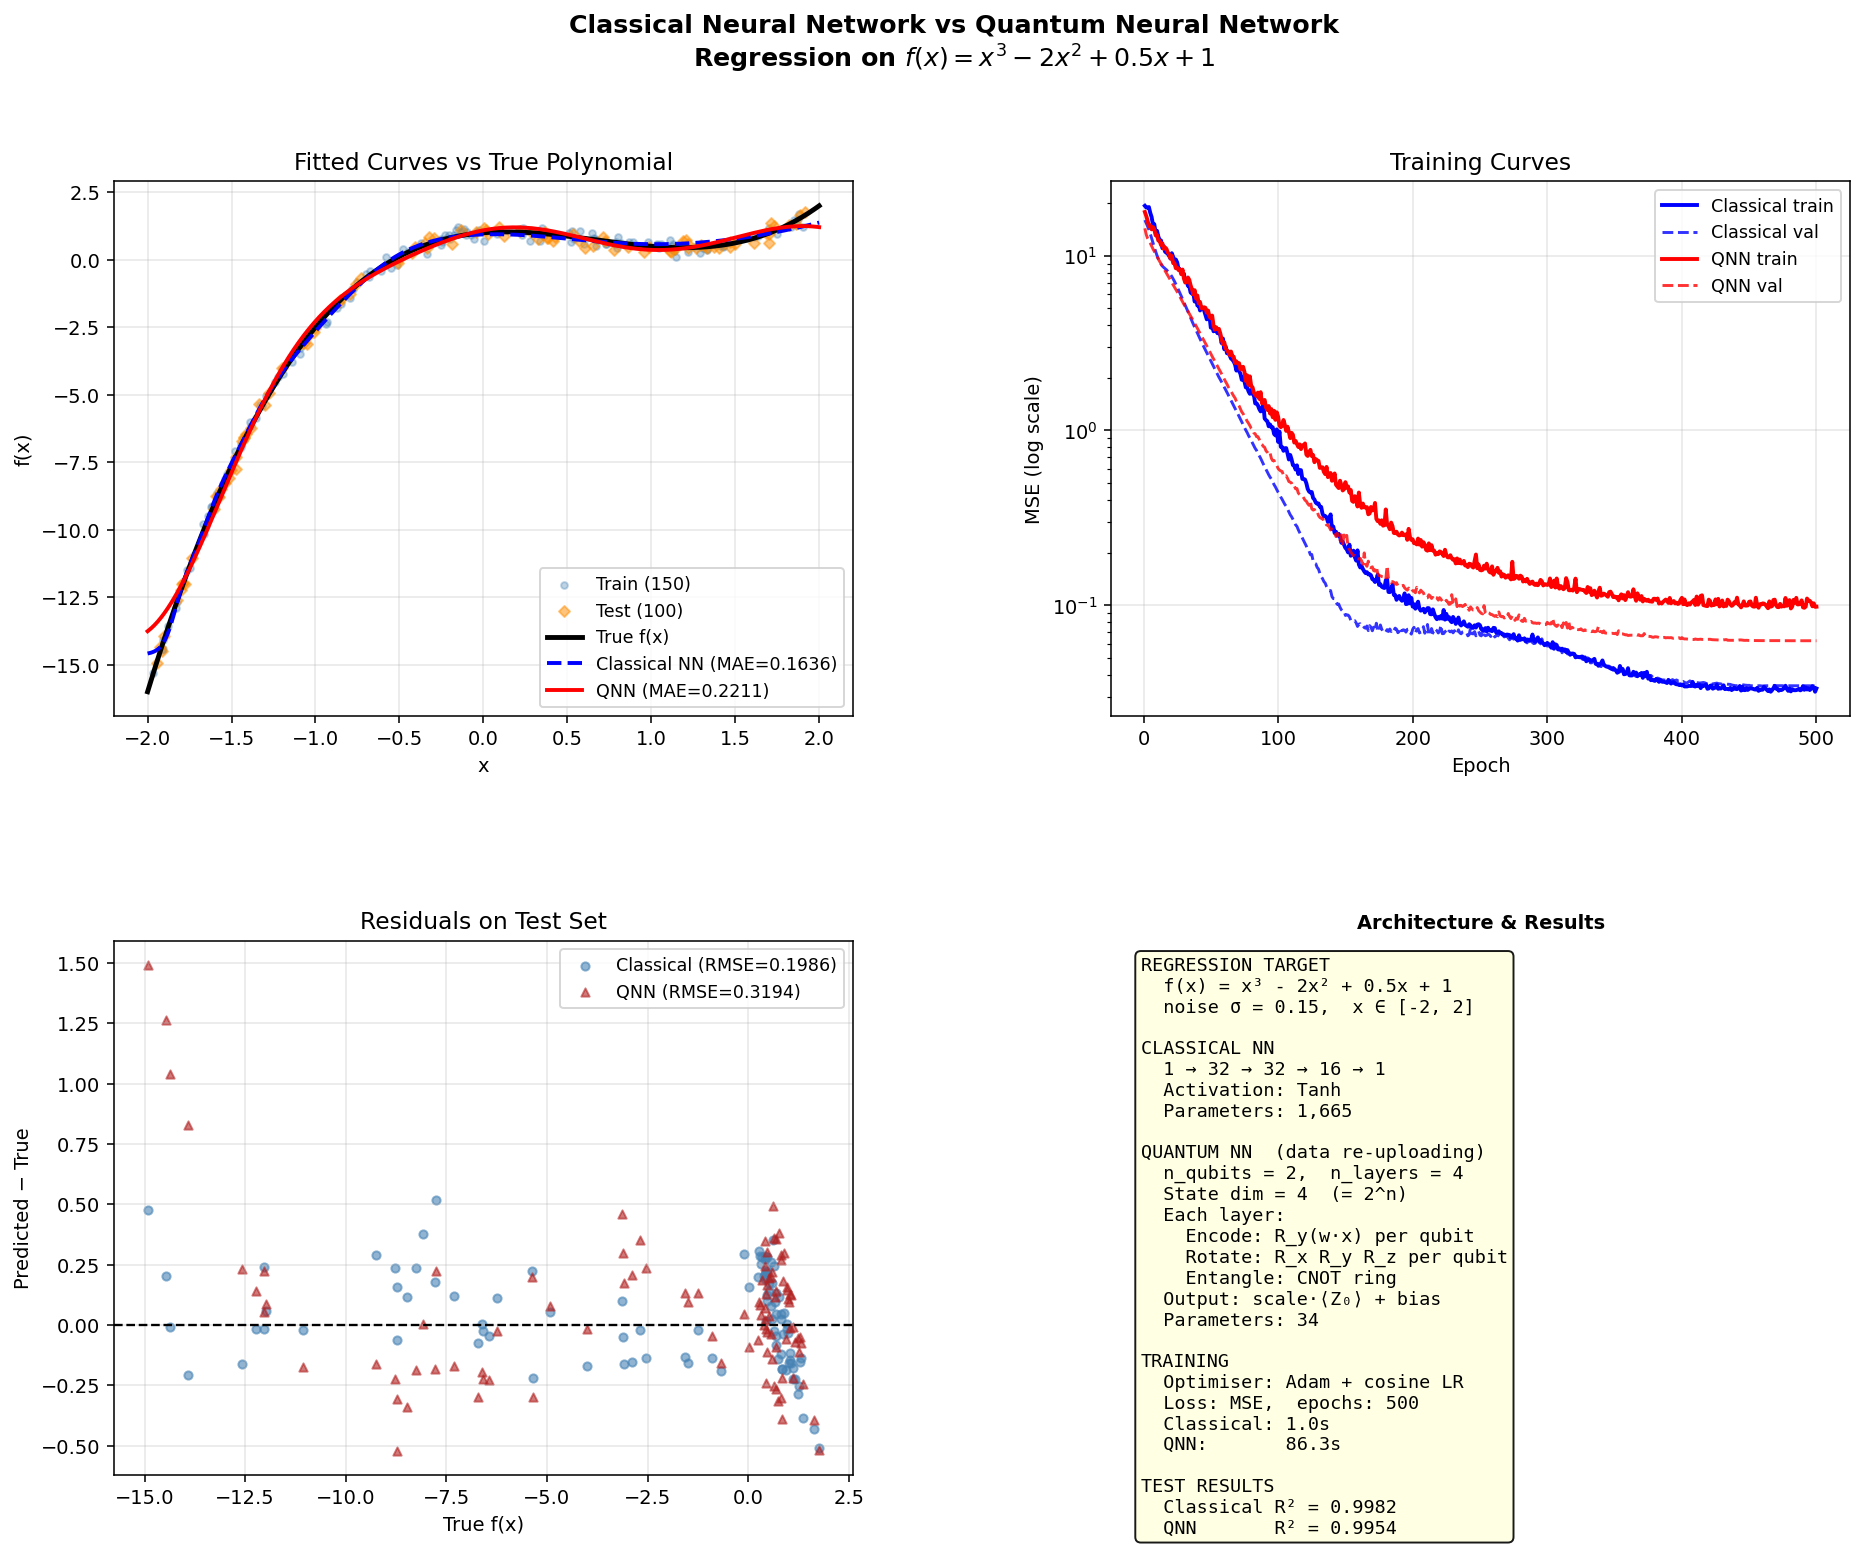

Python code for this plot:
#!/usr/bin/env python3
"""
Classical Neural Network vs Quantum Neural Network
===================================================
Pure PyTorch — no PennyLane, Qiskit, or any quantum library.

Task
----
Regression on the noisy polynomial

    f(x) = x³ - 2x² + 0.5x + 1  +  ε,    ε ~ N(0, 0.15²),  x ∈ [-2, 2]

Both models are trained with the same data split, loss (MSE), and optimiser
(Adam) so the comparison is fair.

Classical NN
------------
Standard MLP:  1 → 32 → 32 → 16 → 1
Activation: Tanh throughout (smooth, bounded — natural for bounded regression).

Quantum Neural Network (QNN)
-----------------------------
A variational quantum circuit simulated entirely in PyTorch matrix algebra.
No quantum libraries are used: gates are explicit 2×2 (and 4×4) complex
matrices, state evolution is matrix-vector multiplication, and the computation
graph carries gradients through all rotation angles via torch.autograd.

Architecture: data re-uploading (Pérez-Salinas et al. 2020).
  • n_qubits = 2, n_layers = 4
  • Each layer:
      1. Encode x → R_y(x * w_enc) on every qubit   (trainable scale w_enc)
      2. Trainable R_x(θ), R_y(φ), R_z(λ) on every qubit
      3. CNOT entanglement layer (fixed, qubit 0 → qubit 1)
  • Output: ⟨Z₀⟩ = expectation value of Pauli-Z on qubit 0, scaled by a
    trainable scalar and shifted by a trainable bias.

Re-uploading makes the input appear at every layer, which is known to give
single- and two-qubit circuits the expressibility of a Fourier series, making
them universal approximators for 1-D functions.

Contents
--------
  §1   Data generation
  §2   Classical neural network
  §3   Quantum gate library (pure PyTorch)
  §4   Quantum neural network
  §5   Shared training loop
  §6   Training both models
  §7   Evaluation and comparison
  §8   Visualisation (4-panel figure)
"""

import math
import time
import numpy as np
import torch
import torch.nn as nn
import torch.optim as optim
import matplotlib.pyplot as plt
import matplotlib.gridspec as gridspec

# ── reproducibility ───────────────────────────────────────────────────────────
torch.manual_seed(42)
np.random.seed(42)
device = torch.device("cuda" if torch.cuda.is_available() else "cpu")
print(f"Device         : {device}")
print(f"PyTorch version: {torch.__version__}")

SEP = "=" * 68

# =============================================================================
# §1 — DATA GENERATION
# =============================================================================

def true_function(x: np.ndarray) -> np.ndarray:
    """Target polynomial  f(x) = x³ - 2x² + 0.5x + 1."""
    return x**3 - 2.0*x**2 + 0.5*x + 1.0


N_TRAIN  = 150
N_VAL    = 50
N_TEST   = 100
NOISE_SD = 0.15
X_LOW, X_HIGH = -2.0, 2.0

rng = np.random.default_rng(42)

x_all = rng.uniform(X_LOW, X_HIGH, N_TRAIN + N_VAL + N_TEST)
y_all = true_function(x_all) + rng.normal(0, NOISE_SD, len(x_all))

x_tr = x_all[:N_TRAIN];   y_tr = y_all[:N_TRAIN]
x_va = x_all[N_TRAIN:N_TRAIN+N_VAL];   y_va = y_all[N_TRAIN:N_TRAIN+N_VAL]
x_te = x_all[N_TRAIN+N_VAL:];          y_te = y_all[N_TRAIN+N_VAL:]

# Normalise input to [-1, 1] — important for both NN and QNN
x_mean = (X_LOW + X_HIGH) / 2
x_std  = (X_HIGH - X_LOW) / 2

def normalise(x): return (x - x_mean) / x_std

def to_tensor(x, y):
    xt = torch.tensor(normalise(x), dtype=torch.float32).unsqueeze(1).to(device)
    yt = torch.tensor(y,            dtype=torch.float32).unsqueeze(1).to(device)
    return xt, yt

X_tr, Y_tr = to_tensor(x_tr, y_tr)
X_va, Y_va = to_tensor(x_va, y_va)
X_te, Y_te = to_tensor(x_te, y_te)

# Dense grid for plotting the learned function
x_plot   = np.linspace(X_LOW, X_HIGH, 400)
y_exact  = true_function(x_plot)
X_plot_t = torch.tensor(normalise(x_plot), dtype=torch.float32).unsqueeze(1).to(device)

print(f"\nDataset:  {N_TRAIN} train | {N_VAL} val | {N_TEST} test")
print(f"Target:   f(x) = x³ - 2x² + 0.5x + 1,  noise σ = {NOISE_SD}")
print(f"Input normalised to [-1, 1]")

# =============================================================================
# §2 — CLASSICAL NEURAL NETWORK
# =============================================================================

class ClassicalNN(nn.Module):
    """
    Standard MLP regressor:  1 → 32 → 32 → 16 → 1.

    Architecture choices:
    - Tanh activations: smooth and bounded, well-suited to a bounded
      regression target; avoids the dying-neuron issue of ReLU on small data.
    - Width 32/32/16: enough capacity for a degree-3 polynomial without
      over-parameterisation on 150 training points.
    - No BatchNorm: unnecessary overhead on such a small dataset.

    Parameters: 1×32 + 32 + 32×32 + 32 + 32×16 + 16 + 16×1 + 1 = 1649
    """
    def __init__(self, hidden: tuple = (32, 32, 16)):
        super().__init__()
        layers = []
        d_in = 1
        for h in hidden:
            layers.append(nn.Linear(d_in, h))
            layers.append(nn.Tanh())
            d_in = h
        layers.append(nn.Linear(d_in, 1))
        self.net = nn.Sequential(*layers)

    def forward(self, x: torch.Tensor) -> torch.Tensor:
        return self.net(x)   # (batch, 1)


classical_model = ClassicalNN().to(device)
n_classical = sum(p.numel() for p in classical_model.parameters()
                  if p.requires_grad)
print(f"\nClassical NN parameters: {n_classical:,}")
print(classical_model)

# =============================================================================
# §3 — QUANTUM GATE LIBRARY  (pure PyTorch, no quantum libraries)
# =============================================================================
#
# Every quantum gate is a matrix multiply on the full state vector.
# For n qubits the state lives in C^(2^n).
#
# Single-qubit rotation gates:
#   R_x(θ) = [[cos(θ/2),  -i sin(θ/2)],
#              [-i sin(θ/2),  cos(θ/2)]]
#   R_y(φ) = [[cos(φ/2), -sin(φ/2)],
#              [sin(φ/2),  cos(φ/2)]]
#   R_z(λ) = [[exp(-iλ/2), 0         ],
#              [0,           exp(iλ/2)]]
#
# Two-qubit CNOT (control=0, target=1):
#   [[1,0,0,0],
#    [0,1,0,0],
#    [0,0,0,1],
#    [0,0,1,0]]
#
# Applying a single-qubit gate G to qubit k of an n-qubit system:
#   Full matrix = I ⊗...⊗ G ⊗...⊗ I   (G at position k)
# implemented via Kronecker products.

def rx(theta: torch.Tensor) -> torch.Tensor:
    """R_x(θ): rotation around X-axis by angle θ.  Returns (2,2) complex tensor."""
    c = torch.cos(theta / 2)
    s = torch.sin(theta / 2)
    zero = torch.zeros_like(c)
    return torch.stack([
        torch.stack([c,              -1j * s], dim=-1),
        torch.stack([-1j * s,        c      ], dim=-1),
    ], dim=-2)   # (..., 2, 2)


def ry(phi: torch.Tensor) -> torch.Tensor:
    """R_y(φ): rotation around Y-axis by angle φ.  Returns (2,2) complex tensor."""
    c = torch.cos(phi / 2)
    s = torch.sin(phi / 2)
    return torch.stack([
        torch.stack([c,   -s], dim=-1),
        torch.stack([s,    c], dim=-1),
    ], dim=-2)


def rz(lam: torch.Tensor) -> torch.Tensor:
    """R_z(λ): rotation around Z-axis by angle λ.  Returns (2,2) complex tensor."""
    e_neg = torch.exp(-0.5j * lam)
    e_pos = torch.exp( 0.5j * lam)
    zero  = torch.zeros_like(lam)
    return torch.stack([
        torch.stack([e_neg, zero ], dim=-1),
        torch.stack([zero,  e_pos], dim=-1),
    ], dim=-2)


def kron2(A: torch.Tensor, B: torch.Tensor) -> torch.Tensor:
    """
    Kronecker (tensor) product of two 2-D matrices A (m×n) and B (p×q).
    Returns (mp × nq) matrix.
    """
    m, n = A.shape
    p, q = B.shape
    return (A.unsqueeze(1).unsqueeze(3)
             * B.unsqueeze(0).unsqueeze(2)).reshape(m*p, n*q)


def single_qubit_gate_full(gate: torch.Tensor,
                            qubit: int,
                            n_qubits: int) -> torch.Tensor:
    """
    Embed a (2,2) single-qubit gate into the full 2^n_qubits space.

    Constructs  I ⊗ ... ⊗ gate ⊗ ... ⊗ I
    where gate acts on `qubit` (0 = most significant).
    """
    I2   = torch.eye(2, dtype=gate.dtype, device=gate.device)
    mats = [gate if k == qubit else I2 for k in range(n_qubits)]
    out  = mats[0]
    for m in mats[1:]:
        out = kron2(out, m)
    return out   # (2^n, 2^n)


def cnot_gate(n_qubits: int,
              control: int,
              target: int,
              device_: torch.device) -> torch.Tensor:
    """
    CNOT gate in the full 2^n_qubits space.

    Built by explicit projection: act on |ctrl=0> subspace as identity
    and on |ctrl=1> subspace as X on the target qubit.
    """
    dim = 2 ** n_qubits
    U   = torch.zeros(dim, dim, dtype=torch.complex64, device=device_)
    for state in range(dim):
        bits  = [(state >> (n_qubits - 1 - k)) & 1 for k in range(n_qubits)]
        if bits[control] == 0:
            U[state, state] = 1.0          # identity when control = 0
        else:
            # Flip target bit
            new_bits = bits.copy()
            new_bits[target] = 1 - new_bits[target]
            new_state = sum(b << (n_qubits - 1 - k)
                            for k, b in enumerate(new_bits))
            U[new_state, state] = 1.0      # X on target when control = 1
    return U

# =============================================================================
# §4 — QUANTUM NEURAL NETWORK  (data re-uploading architecture)
# =============================================================================
#
# Architecture (Pérez-Salinas et al. 2020, "Data re-uploading for a
# universal quantum classifier", Quantum 4, 226):
#
#   |0⟩^⊗n
#    │
#    ├── Layer 1:  Encode(x)  →  Rotate(θ₁)  →  Entangle
#    ├── Layer 2:  Encode(x)  →  Rotate(θ₂)  →  Entangle
#    │   ...
#    └── Layer L:  Encode(x)  →  Rotate(θ_L)  →  Entangle
#    │
#    └── Measure ⟨Z₀⟩  →  scale * ⟨Z₀⟩ + bias
#
# Encode(x):   R_y(w_enc_k * x) on each qubit k
#              (w_enc_k are trainable encoding weights)
# Rotate(θ):   R_x(θ_k) R_y(φ_k) R_z(λ_k) on each qubit k
# Entangle:    CNOT(0 → 1), CNOT(1 → 0)  (ring topology for n=2)
#
# The output is the expectation value ⟨ψ|Z⊗I|ψ⟩, where Z = diag(1,-1).
# A trainable scale and bias map this from [-1,1] to the target range.
#
# Why data re-uploading?
# A quantum circuit with fixed input encoding is a linear function of the
# state amplitudes after the final layer — thus a polynomial of fixed degree.
# Re-uploading the input at every layer increases the effective Fourier degree
# and makes the circuit a universal approximator.

class QuantumLayer(nn.Module):
    """
    One layer of the variational quantum circuit:
        Encode(x) → Rotate → Entangle

    Parameters (all real, trainable):
      enc_weights : (n_qubits,)   scaling of x before R_y encoding
      rx_weights  : (n_qubits,)   R_x rotation angles
      ry_weights  : (n_qubits,)   R_y rotation angles
      rz_weights  : (n_qubits,)   R_z rotation angles
    """

    def __init__(self, n_qubits: int):
        super().__init__()
        self.n_qubits = n_qubits

        # Encoding weights — initialised near 1 so encoding ≈ R_y(x)
        self.enc_weights = nn.Parameter(torch.ones(n_qubits) +
                                        0.1 * torch.randn(n_qubits))
        # Variational angles — initialised near 0
        self.rx_weights  = nn.Parameter(0.1 * torch.randn(n_qubits))
        self.ry_weights  = nn.Parameter(0.1 * torch.randn(n_qubits))
        self.rz_weights  = nn.Parameter(0.1 * torch.randn(n_qubits))

    def forward(self,
                psi: torch.Tensor,
                x:   torch.Tensor) -> torch.Tensor:
        """
        Apply one circuit layer to the state batch.

        Parameters
        ----------
        psi : (batch, 2^n_qubits)  complex state vector
        x   : (batch, 1)           scalar input (normalised)

        Returns
        -------
        psi_out : (batch, 2^n_qubits)  updated state
        """
        B = psi.shape[0]
        n = self.n_qubits

        # ── Encoding gate: R_y(w_enc_k * x) on each qubit ────────────────
        # enc_angles[b, k] = w_enc_k * x[b]
        enc_angles = x * self.enc_weights.unsqueeze(0)  # (B, n)
        for k in range(n):
            G    = ry(enc_angles[:, k])   # (B, 2, 2)
            Gfull = torch.stack([
                single_qubit_gate_full(G[b].to(psi.dtype), k, n)
                for b in range(B)
            ])  # (B, 2^n, 2^n)
            psi = torch.bmm(Gfull, psi.unsqueeze(-1)).squeeze(-1)

        # ── Variational gates: R_x R_y R_z on each qubit ─────────────────
        for k in range(n):
            for angle, gate_fn in [
                (self.rx_weights[k], rx),
                (self.ry_weights[k], ry),
                (self.rz_weights[k], rz),
            ]:
                G     = gate_fn(angle.unsqueeze(0).expand(B))  # (B, 2, 2)
                Gfull = torch.stack([
                    single_qubit_gate_full(G[b].to(psi.dtype), k, n)
                    for b in range(B)
                ])
                psi = torch.bmm(Gfull, psi.unsqueeze(-1)).squeeze(-1)

        # ── Entanglement: CNOT ring ───────────────────────────────────────
        # Precompute CNOT (constant, no gradient needed)
        if not hasattr(self, '_cnot_cache') or self._cnot_cache.device != psi.device:
            # ring: 0→1, then 1→0 for n=2
            cnot_01 = cnot_gate(n, 0, 1, psi.device)
            cnot_10 = cnot_gate(n, 1, 0, psi.device)
            self._cnot_cache = cnot_10 @ cnot_01   # combined (2^n, 2^n)

        C   = self._cnot_cache.to(psi.dtype)
        psi = (C @ psi.unsqueeze(-1)).squeeze(-1)  # broadcast over batch

        return psi


class QNN(nn.Module):
    """
    Variational Quantum Neural Network (data re-uploading).

    Architecture: n_qubits=2, n_layers=4.
    Input:  scalar x ∈ [-1, 1]
    Output: scale * ⟨Z₀⟩ + bias   (scalar regression output)

    State initialisation: |0...0⟩ = [1, 0, 0, ..., 0]ᵀ

    Measurement:
      ⟨Z₀⟩ = ⟨ψ|Z⊗I|ψ⟩ = Σ_{s: bit0(s)=0} |ψ_s|² - Σ_{s: bit0(s)=1} |ψ_s|²
      where bit0(s) is the most-significant bit of the basis state index s.

    Parameters per layer: n_qubits * 4 (enc + rx + ry + rz)
    Total trainable: n_layers * n_qubits * 4 + 2 (scale, bias)

    Notes on differentiability
    --------------------------
    All rotation angles are torch.nn.Parameter objects.  The gate matrices
    are constructed from these parameters via torch.cos/sin/exp, so
    autograd traces through the entire circuit.  The CNOT gate is a constant
    matrix (no parameters), so it only contributes a linear map in the graph.
    """

    def __init__(self, n_qubits: int = 2, n_layers: int = 4):
        super().__init__()
        self.n_qubits = n_qubits
        self.dim      = 2 ** n_qubits

        self.layers = nn.ModuleList([
            QuantumLayer(n_qubits) for _ in range(n_layers)
        ])

        # Output scaling: map ⟨Z₀⟩ ∈ [-1,1] to the target range
        self.scale = nn.Parameter(torch.tensor(1.0))
        self.bias  = nn.Parameter(torch.tensor(0.0))

        # Pauli-Z expectation operator on qubit 0:
        # Z₀ = Z ⊗ I = diag(+1, +1, -1, -1) for 2 qubits
        Z0 = torch.ones(self.dim)
        for s in range(self.dim):
            msb = (s >> (n_qubits - 1)) & 1
            if msb == 1:
                Z0[s] = -1.0
        self.register_buffer('Z0', Z0)

    def forward(self, x: torch.Tensor) -> torch.Tensor:
        """
        Parameters
        ----------
        x : (batch, 1)  normalised scalar input

        Returns
        -------
        out : (batch, 1)  regression output
        """
        B = x.shape[0]

        # Initialise all states to |0...0⟩
        psi = torch.zeros(B, self.dim, dtype=torch.complex64, device=x.device)
        psi[:, 0] = 1.0   # |00⟩ = basis vector 0

        # Apply layers
        for layer in self.layers:
            psi = layer(psi, x)

        # Measure ⟨Z₀⟩ = Σ_s Z0[s] |ψ_s|²
        probs    = psi.abs().pow(2)                       # (B, dim)
        exp_Z0   = (probs * self.Z0.unsqueeze(0)).sum(1)  # (B,)

        return (self.scale * exp_Z0 + self.bias).unsqueeze(1)  # (B, 1)


qnn_model = QNN(n_qubits=2, n_layers=4).to(device)
n_qnn     = sum(p.numel() for p in qnn_model.parameters() if p.requires_grad)
print(f"\nQNN trainable parameters: {n_qnn:,}")
print(f"  n_qubits = {qnn_model.n_qubits},  n_layers = {len(qnn_model.layers)}")
print(f"  State dimension = {qnn_model.dim}  (= 2^{qnn_model.n_qubits})")
print(f"  Parameters: {len(qnn_model.layers)} layers × "
      f"{qnn_model.n_qubits} qubits × 4 angles + 2 output = {n_qnn}")

# =============================================================================
# §5 — SHARED TRAINING LOOP
# =============================================================================

def train(model: nn.Module,
          X_tr: torch.Tensor,
          Y_tr: torch.Tensor,
          X_va: torch.Tensor,
          Y_va: torch.Tensor,
          epochs: int = 500,
          lr: float = 1e-3,
          batch_size: int = 32,
          label: str = '') -> dict:
    """
    Adam + cosine annealing LR + gradient clipping.

    Both models share this function for a fair comparison.
    The QNN uses a smaller batch size (32) because its forward pass
    involves a batch of (2^n × 2^n) matrix multiplications — more
    expensive per sample than the classical NN.

    Returns
    -------
    history : dict with 'train_mse', 'val_mse', 'wall_s'
    """
    optimizer = optim.Adam(model.parameters(), lr=lr)
    scheduler = optim.lr_scheduler.CosineAnnealingLR(optimizer, T_max=epochs)
    criterion = nn.MSELoss()
    n         = X_tr.shape[0]
    history   = {'train_mse': [], 'val_mse': []}
    t0        = time.time()

    for ep in range(1, epochs + 1):
        model.train()
        perm     = torch.randperm(n, device=device)
        ep_loss  = 0.0
        n_batches = 0
        for start in range(0, n, batch_size):
            bi   = perm[start:start + batch_size]
            pred = model(X_tr[bi])
            loss = criterion(pred, Y_tr[bi])
            optimizer.zero_grad(set_to_none=True)
            loss.backward()
            nn.utils.clip_grad_norm_(model.parameters(), 1.0)
            optimizer.step()
            ep_loss  += loss.item()
            n_batches += 1
        scheduler.step()
        history['train_mse'].append(ep_loss / n_batches)

        # Validation
        model.eval()
        with torch.no_grad():
            val_mse = criterion(model(X_va), Y_va).item()
        history['val_mse'].append(val_mse)

        if ep % 100 == 0 or ep == 1:
            print(f"  [{label}] ep {ep:4d}/{epochs}  "
                  f"train MSE={history['train_mse'][-1]:.5f}  "
                  f"val MSE={val_mse:.5f}  "
                  f"lr={scheduler.get_last_lr()[0]:.2e}")

    elapsed = time.time() - t0
    history['wall_s'] = elapsed
    print(f"  Wall time: {elapsed:.1f}s")
    return history

# =============================================================================
# §6 — TRAINING
# =============================================================================

print(f"\n{SEP}")
print("TRAINING CLASSICAL NN")
print(SEP)
classical_history = train(
    classical_model, X_tr, Y_tr, X_va, Y_va,
    epochs=500, lr=1e-3, batch_size=32, label='ClassNN'
)

print(f"\n{SEP}")
print("TRAINING QUANTUM NN")
print(SEP)
print("  Note: forward pass simulates a quantum circuit via matrix algebra.")
print("  Gradients flow through rotation angles via torch.autograd.")
qnn_history = train(
    qnn_model, X_tr, Y_tr, X_va, Y_va,
    epochs=500, lr=1e-2, batch_size=32, label='QNN'
)

# =============================================================================
# §7 — EVALUATION
# =============================================================================

print(f"\n{SEP}")
print("EVALUATION ON TEST SET")
print(SEP)

criterion = nn.MSELoss()
classical_model.eval()
qnn_model.eval()

with torch.no_grad():
    class_pred_te = classical_model(X_te).cpu().numpy().flatten()
    qnn_pred_te   = qnn_model(X_te).cpu().numpy().flatten()
    y_te_np       = Y_te.cpu().numpy().flatten()

    class_pred_plot = classical_model(X_plot_t).cpu().numpy().flatten()
    qnn_pred_plot   = qnn_model(X_plot_t).cpu().numpy().flatten()

def metrics(pred, true):
    mse  = float(np.mean((pred - true)**2))
    mae  = float(np.mean(np.abs(pred - true)))
    r2   = float(1 - np.sum((pred-true)**2) / np.sum((true-true.mean())**2))
    return dict(MSE=mse, RMSE=math.sqrt(mse), MAE=mae, R2=r2)

cm = metrics(class_pred_te, y_te_np)
qm = metrics(qnn_pred_te,   y_te_np)

print(f"\n{'Model':<22s}  {'MSE':>8s}  {'RMSE':>8s}  {'MAE':>8s}  "
      f"{'R²':>6s}  {'Params':>8s}  {'Time':>8s}")
print("-" * 80)
for name, m, n_par, t in [
        ('Classical NN', cm, n_classical, classical_history['wall_s']),
        ('QNN (n=2, L=4)', qm, n_qnn,   qnn_history['wall_s'])]:
    print(f"{name:<22s}  {m['MSE']:>8.5f}  {m['RMSE']:>8.5f}  "
          f"{m['MAE']:>8.5f}  {m['R2']:>6.3f}  {n_par:>8,}  {t:>7.1f}s")

# =============================================================================
# §8 — VISUALISATION
# =============================================================================

fig = plt.figure(figsize=(16, 12))
fig.suptitle(
    "Classical Neural Network vs Quantum Neural Network\n"
    r"Regression on $f(x) = x^3 - 2x^2 + 0.5x + 1$",
    fontsize=13, fontweight='bold'
)
gs = gridspec.GridSpec(2, 2, hspace=0.42, wspace=0.35)

# ── Panel 1: Fitted curves ────────────────────────────────────────────────────
ax = fig.add_subplot(gs[0, 0])
ax.scatter(x_tr, y_tr, s=12, alpha=0.35, color='steelblue',
           label=f'Train ({N_TRAIN})', zorder=2)
ax.scatter(x_te, y_te_np, s=16, alpha=0.5, color='darkorange',
           marker='D', label=f'Test ({N_TEST})', zorder=2)
ax.plot(x_plot, y_exact,         'k-',  lw=2.5, label='True f(x)', zorder=3)
ax.plot(x_plot, class_pred_plot, 'b--', lw=2.0,
        label=f"Classical NN (MAE={cm['MAE']:.4f})", zorder=4)
ax.plot(x_plot, qnn_pred_plot,   'r-',  lw=2.0,
        label=f"QNN (MAE={qm['MAE']:.4f})", zorder=4)
ax.set(xlabel='x', ylabel='f(x)',
       title='Fitted Curves vs True Polynomial')
ax.legend(fontsize=9); ax.grid(True, alpha=0.3)

# ── Panel 2: Training loss curves ────────────────────────────────────────────
ax = fig.add_subplot(gs[0, 1])
ep = range(1, len(classical_history['train_mse']) + 1)
ax.semilogy(ep, classical_history['train_mse'], 'b-',  lw=2,
            label='Classical train')
ax.semilogy(ep, classical_history['val_mse'],   'b--', lw=1.5, alpha=0.8,
            label='Classical val')
ax.semilogy(ep, qnn_history['train_mse'],       'r-',  lw=2,
            label='QNN train')
ax.semilogy(ep, qnn_history['val_mse'],         'r--', lw=1.5, alpha=0.8,
            label='QNN val')
ax.set(xlabel='Epoch', ylabel='MSE (log scale)', title='Training Curves')
ax.legend(fontsize=9); ax.grid(True, alpha=0.3)

# ── Panel 3: Residuals ────────────────────────────────────────────────────────
ax = fig.add_subplot(gs[1, 0])
ax.axhline(0, color='k', lw=1.2, ls='--')
ax.scatter(y_te_np, class_pred_te - y_te_np, s=18, alpha=0.6, color='steelblue',
           label=f"Classical (RMSE={cm['RMSE']:.4f})")
ax.scatter(y_te_np, qnn_pred_te   - y_te_np, s=18, alpha=0.6, color='firebrick',
           marker='^', label=f"QNN (RMSE={qm['RMSE']:.4f})")
ax.set(xlabel='True f(x)', ylabel='Predicted − True',
       title='Residuals on Test Set')
ax.legend(fontsize=9); ax.grid(True, alpha=0.3)

# ── Panel 4: Architecture and summary ────────────────────────────────────────
ax = fig.add_subplot(gs[1, 1])
ax.axis('off')
summary = (
    "REGRESSION TARGET\n"
    "  f(x) = x³ - 2x² + 0.5x + 1\n"
    "  noise σ = 0.15,  x ∈ [-2, 2]\n\n"
    "CLASSICAL NN\n"
    "  1 → 32 → 32 → 16 → 1\n"
    "  Activation: Tanh\n"
    f"  Parameters: {n_classical:,}\n\n"
    "QUANTUM NN  (data re-uploading)\n"
    f"  n_qubits = {qnn_model.n_qubits},  n_layers = {len(qnn_model.layers)}\n"
    f"  State dim = {qnn_model.dim}  (= 2^n)\n"
    "  Each layer:\n"
    "    Encode: R_y(w·x) per qubit\n"
    "    Rotate: R_x R_y R_z per qubit\n"
    "    Entangle: CNOT ring\n"
    "  Output: scale·⟨Z₀⟩ + bias\n"
    f"  Parameters: {n_qnn:,}\n\n"
    "TRAINING\n"
    "  Optimiser: Adam + cosine LR\n"
    "  Loss: MSE,  epochs: 500\n"
    f"  Classical: {classical_history['wall_s']:.1f}s\n"
    f"  QNN:       {qnn_history['wall_s']:.1f}s\n\n"
    f"TEST RESULTS\n"
    f"  Classical R² = {cm['R2']:.4f}\n"
    f"  QNN       R² = {qm['R2']:.4f}"
)
ax.text(0.04, 0.97, summary, transform=ax.transAxes,
        fontsize=9.5, verticalalignment='top', fontfamily='monospace',
        bbox=dict(boxstyle='round', facecolor='lightyellow', alpha=0.9))
ax.set_title('Architecture & Results', fontweight='bold', fontsize=10)

plt.savefig('qnn_vs_nn.png', dpi=140, bbox_inches='tight')
plt.show()
print("\n✓ Figure saved to qnn_vs_nn.png")

# =============================================================================
# FINAL SUMMARY
# =============================================================================

print(f"\n{SEP}")
print("FINAL SUMMARY")
print(SEP)
print(f"""
Task: regress  f(x) = x³ - 2x² + 0.5x + 1  from noisy samples.

Classical NN   1 → 32 → 32 → 16 → 1  (Tanh)
  MSE  = {cm['MSE']:.5f}    RMSE = {cm['RMSE']:.5f}
  MAE  = {cm['MAE']:.5f}    R²   = {cm['R2']:.4f}
  Params = {n_classical:,}   Time = {classical_history['wall_s']:.1f}s

QNN   2 qubits, 4 layers, data re-uploading
  MSE  = {qm['MSE']:.5f}    RMSE = {qm['RMSE']:.5f}
  MAE  = {qm['MAE']:.5f}    R²   = {qm['R2']:.4f}
  Params = {n_qnn:,}    Time = {qnn_history['wall_s']:.1f}s

Notes on the QNN implementation
--------------------------------
• Pure PyTorch — every gate is an explicit matrix multiply.
• No quantum library (no PennyLane, Qiskit, Cirq) is used.
• Gradients flow through cos/sin/exp in the gate matrices via autograd.
• The CNOT is a constant matrix; only the rotation angles are parameters.
• Data re-uploading (input at every layer) makes a 2-qubit circuit
  a universal approximator for 1-D functions via a truncated Fourier series.
• Forward pass cost scales as O(batch × n_layers × n_qubits × 2^n_qubits × 2^n_qubits),
  so it is slower per epoch than the classical NN on CPU.
• On actual quantum hardware, each layer corresponds to a hardware gate
  sequence; the variational parameters are the rotation angles trained here.
""")
